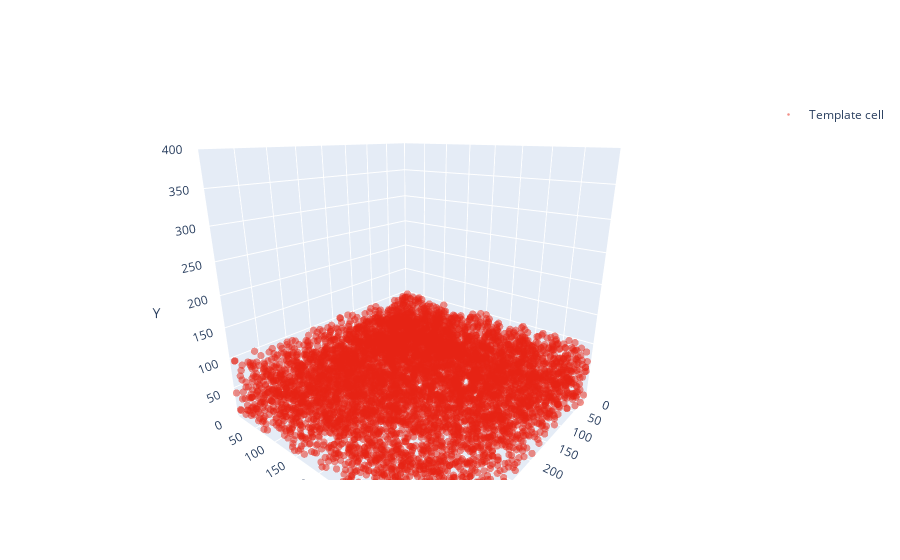

Notebook source saved alongside this figure:
### Markdown cell above
The ``compile`` command instructs the BSB to run a reconstruction workflow based on the components we declared in our configuration file. 

**Note:** The ``--clear`` flag clears out existing data from the network. Other options are ``--append`` or ``--redo``. Leaving out the flag while data already exists will lead to an error.

### Code cell
from bsb.core import from_storage
from bsb.plotting import plot_network

netw = from_storage("network.hdf5")
plot_network(netw);

### Figure 1 — Plotly figure (JSON) as saved in the notebook; plotly's stock layout.template omitted (floating-point values rounded to 4 significant figures; data arrays with more than 128 entries replaced by an {"elided": "..."} marker saying what was removed)
{"data": [{"marker": {"color": "#E62314", "size": 2.5}, "mode": "markers", "name": "Template cell", "opacity": 0.5, "type": "scatter3d", "x": {"elided": "6214 float values"}, "y": {"elided": "6214 float values"}, "z": {"elided": "6214 float values"}}], "layout": {"autosize": true, "scene": {"aspectmode": "cube", "aspectratio": {"x": 1, "y": 1, "z": 1}, "camera": {"center": {"x": 0, "y": 0, "z": 0}, "eye": {"x": 1.225, "y": 1.026, "z": 0.5562}, "projection": {"type": "perspective"}, "up": {"x": 0, "y": 0, "z": 1}}, "xaxis": {"range": [0, 400.0], "title": {"text": "X"}, "type": "linear"}, "yaxis": {"range": [0, 400.0], "title": {"text": "Z"}, "type": "linear"}, "zaxis": {"range": [0, 400.0], "title": {"text": "Y"}, "type": "linear"}}, "showlegend": true}}
